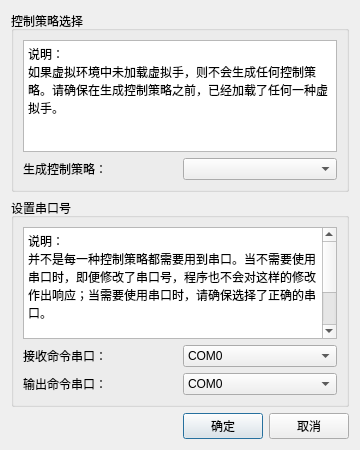
<?xml version="1.0" encoding="UTF-8"?>
<ui version="4.0">
 <class>SettingsDialog</class>
 <widget class="QDialog" name="SettingsDialog">
  <property name="geometry">
   <rect>
    <x>0</x>
    <y>0</y>
    <width>360</width>
    <height>450</height>
   </rect>
  </property>
  <property name="minimumSize">
   <size>
    <width>360</width>
    <height>450</height>
   </size>
  </property>
  <property name="maximumSize">
   <size>
    <width>360</width>
    <height>450</height>
   </size>
  </property>
  <property name="windowTitle">
   <string>设置</string>
  </property>
  <layout class="QVBoxLayout" name="verticalLayout_3">
   <item>
    <widget class="QGroupBox" name="groupBox_1">
     <property name="title">
      <string>控制策略选择</string>
     </property>
     <layout class="QVBoxLayout" name="verticalLayout">
      <item>
       <widget class="QTextBrowser" name="textBrowser">
        <property name="html">
         <string>&lt;!DOCTYPE HTML PUBLIC &quot;-//W3C//DTD HTML 4.0//EN&quot; &quot;http://www.w3.org/TR/REC-html40/strict.dtd&quot;&gt;
&lt;html&gt;&lt;head&gt;&lt;meta name=&quot;qrichtext&quot; content=&quot;1&quot; /&gt;&lt;style type=&quot;text/css&quot;&gt;
p, li { white-space: pre-wrap; }
&lt;/style&gt;&lt;/head&gt;&lt;body style=&quot; font-family:'SimSun'; font-size:9pt; font-weight:400; font-style:normal;&quot;&gt;
&lt;p style=&quot; margin-top:0px; margin-bottom:0px; margin-left:0px; margin-right:0px; -qt-block-indent:0; text-indent:0px;&quot;&gt;说明：&lt;/p&gt;
&lt;p style=&quot; margin-top:0px; margin-bottom:0px; margin-left:0px; margin-right:0px; -qt-block-indent:0; text-indent:0px;&quot;&gt;如果虚拟环境中未加载虚拟手，则不会生成任何控制策略。请确保在生成控制策略之前，已经加载了任何一种虚拟手。&lt;/p&gt;&lt;/body&gt;&lt;/html&gt;</string>
        </property>
       </widget>
      </item>
      <item>
       <layout class="QHBoxLayout" name="horizontalLayout_5">
        <item>
         <widget class="QLabel" name="label">
          <property name="text">
           <string>生成控制策略： </string>
          </property>
         </widget>
        </item>
        <item>
         <widget class="QComboBox" name="StrategyBox"/>
        </item>
       </layout>
      </item>
     </layout>
    </widget>
   </item>
   <item>
    <widget class="QGroupBox" name="groupBox">
     <property name="title">
      <string>设置串口号</string>
     </property>
     <layout class="QVBoxLayout" name="verticalLayout_2">
      <item>
       <widget class="QTextBrowser" name="textBrowser_2">
        <property name="html">
         <string>&lt;!DOCTYPE HTML PUBLIC &quot;-//W3C//DTD HTML 4.0//EN&quot; &quot;http://www.w3.org/TR/REC-html40/strict.dtd&quot;&gt;
&lt;html&gt;&lt;head&gt;&lt;meta name=&quot;qrichtext&quot; content=&quot;1&quot; /&gt;&lt;style type=&quot;text/css&quot;&gt;
p, li { white-space: pre-wrap; }
&lt;/style&gt;&lt;/head&gt;&lt;body style=&quot; font-family:'SimSun'; font-size:9pt; font-weight:400; font-style:normal;&quot;&gt;
&lt;p style=&quot; margin-top:0px; margin-bottom:0px; margin-left:0px; margin-right:0px; -qt-block-indent:0; text-indent:0px;&quot;&gt;说明：&lt;/p&gt;
&lt;p style=&quot; margin-top:0px; margin-bottom:0px; margin-left:0px; margin-right:0px; -qt-block-indent:0; text-indent:0px;&quot;&gt;并不是每一种控制策略都需要用到串口。当不需要使用串口时，即便修改了串口号，程序也不会对这样的修改作出响应；当需要使用串口时，请确保选择了正确的串口。&lt;/p&gt;
&lt;p style=&quot;-qt-paragraph-type:empty; margin-top:0px; margin-bottom:0px; margin-left:0px; margin-right:0px; -qt-block-indent:0; text-indent:0px;&quot;&gt;&lt;br /&gt;&lt;/p&gt;
&lt;p style=&quot; margin-top:0px; margin-bottom:0px; margin-left:0px; margin-right:0px; -qt-block-indent:0; text-indent:0px;&quot;&gt;接收命令串口：外部控制源向程序发送控制字符，以控制虚拟手动作；&lt;/p&gt;
&lt;p style=&quot;-qt-paragraph-type:empty; margin-top:0px; margin-bottom:0px; margin-left:0px; margin-right:0px; -qt-block-indent:0; text-indent:0px;&quot;&gt;&lt;br /&gt;&lt;/p&gt;
&lt;p style=&quot; margin-top:0px; margin-bottom:0px; margin-left:0px; margin-right:0px; -qt-block-indent:0; text-indent:0px;&quot;&gt;输出命令串口：程序向外部被控对象发送控制字符。&lt;/p&gt;&lt;/body&gt;&lt;/html&gt;</string>
        </property>
       </widget>
      </item>
      <item>
       <layout class="QHBoxLayout" name="horizontalLayout_2">
        <item>
         <widget class="QLabel" name="label1">
          <property name="text">
           <string>接收命令串口：</string>
          </property>
         </widget>
        </item>
        <item>
         <widget class="QComboBox" name="InputBox">
          <item>
           <property name="text">
            <string>COM0</string>
           </property>
          </item>
          <item>
           <property name="text">
            <string>COM1</string>
           </property>
          </item>
          <item>
           <property name="text">
            <string>COM2</string>
           </property>
          </item>
          <item>
           <property name="text">
            <string>COM3</string>
           </property>
          </item>
          <item>
           <property name="text">
            <string>COM4</string>
           </property>
          </item>
          <item>
           <property name="text">
            <string>COM5</string>
           </property>
          </item>
          <item>
           <property name="text">
            <string>COM6</string>
           </property>
          </item>
          <item>
           <property name="text">
            <string>COM7</string>
           </property>
          </item>
          <item>
           <property name="text">
            <string>COM8</string>
           </property>
          </item>
          <item>
           <property name="text">
            <string>COM9</string>
           </property>
          </item>
          <item>
           <property name="text">
            <string>COM10</string>
           </property>
          </item>
          <item>
           <property name="text">
            <string>COM11</string>
           </property>
          </item>
          <item>
           <property name="text">
            <string>COM12</string>
           </property>
          </item>
          <item>
           <property name="text">
            <string>COM13</string>
           </property>
          </item>
          <item>
           <property name="text">
            <string>COM14</string>
           </property>
          </item>
          <item>
           <property name="text">
            <string>COM15</string>
           </property>
          </item>
         </widget>
        </item>
       </layout>
      </item>
      <item>
       <layout class="QHBoxLayout" name="horizontalLayout_3">
        <item>
         <widget class="QLabel" name="label2">
          <property name="text">
           <string>输出命令串口：</string>
          </property>
         </widget>
        </item>
        <item>
         <widget class="QComboBox" name="OutputBox">
          <item>
           <property name="text">
            <string>COM0</string>
           </property>
          </item>
          <item>
           <property name="text">
            <string>COM1</string>
           </property>
          </item>
          <item>
           <property name="text">
            <string>COM2</string>
           </property>
          </item>
          <item>
           <property name="text">
            <string>COM3</string>
           </property>
          </item>
          <item>
           <property name="text">
            <string>COM4</string>
           </property>
          </item>
          <item>
           <property name="text">
            <string>COM5</string>
           </property>
          </item>
          <item>
           <property name="text">
            <string>COM6</string>
           </property>
          </item>
          <item>
           <property name="text">
            <string>COM7</string>
           </property>
          </item>
          <item>
           <property name="text">
            <string>COM8</string>
           </property>
          </item>
          <item>
           <property name="text">
            <string>COM9</string>
           </property>
          </item>
          <item>
           <property name="text">
            <string>COM10</string>
           </property>
          </item>
          <item>
           <property name="text">
            <string>COM11</string>
           </property>
          </item>
          <item>
           <property name="text">
            <string>COM12</string>
           </property>
          </item>
          <item>
           <property name="text">
            <string>COM13</string>
           </property>
          </item>
          <item>
           <property name="text">
            <string>COM14</string>
           </property>
          </item>
          <item>
           <property name="text">
            <string>COM15</string>
           </property>
          </item>
         </widget>
        </item>
       </layout>
      </item>
     </layout>
    </widget>
   </item>
   <item>
    <layout class="QHBoxLayout" name="horizontalLayout">
     <item>
      <spacer name="horizontalSpacer">
       <property name="orientation">
        <enum>Qt::Horizontal</enum>
       </property>
       <property name="sizeHint" stdset="0">
        <size>
         <width>40</width>
         <height>20</height>
        </size>
       </property>
      </spacer>
     </item>
     <item>
      <widget class="QPushButton" name="pushButtonDone">
       <property name="text">
        <string>确定</string>
       </property>
      </widget>
     </item>
     <item>
      <widget class="QPushButton" name="pushButtonCancel">
       <property name="text">
        <string>取消</string>
       </property>
      </widget>
     </item>
    </layout>
   </item>
  </layout>
 </widget>
 <resources/>
 <connections/>
</ui>
